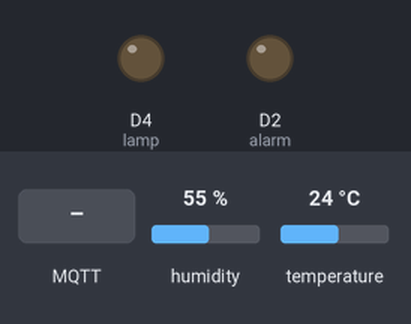
Recording of a sketch running on a simulated ESP8266 (NodeMCU). Shown: output pins drawn as LEDs (lit = HIGH). Inputs (shaded band) come from the test bench; at power-on: humidity 55 %, temperature 24 °C. WiFi joins after 1.5 s; servers stay silent unless stated; no MQTT or app messages arrive unless stated; what the sketch prints to the serial monitor is not drawn.

Above: at 2.7 s.
2.8 s: MQTT message "off" arrives on the first subscribed topic
At 3.1 s:
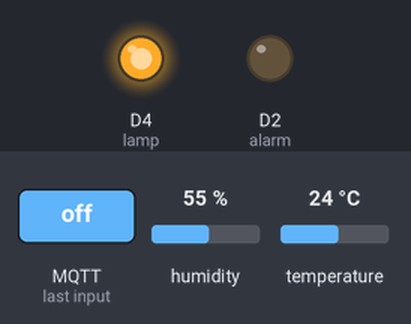
4.3 s: MQTT message "on" arrives on the second subscribed topic
At 5.4 s:
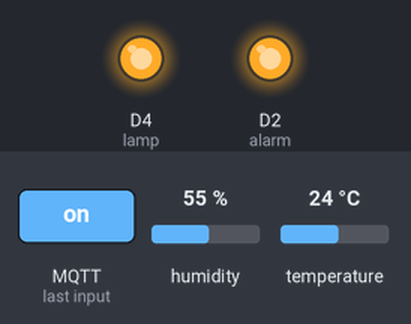
5.8 s: MQTT message "on" arrives on the first subscribed topic
At 6.5 s:
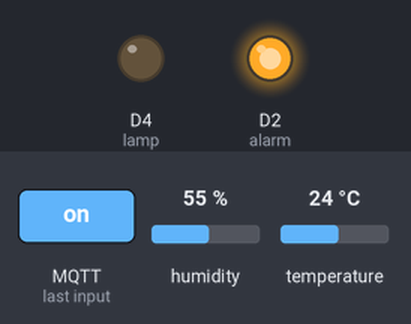
Timing chart, 0 to 8.8 s (numbered marks = the images above; inputs shaded):
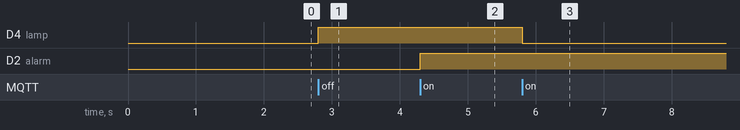

Measured:
- after the input at 2.8 s, D4 (lamp): LOW → HIGH at once
- after the input at 4.3 s, D2 (alarm): LOW → HIGH at once
- after the input at 5.8 s, D4 (lamp): HIGH → LOW at once

The sketch:

MQTT_with_NodeMCU_upgrade.ino
```cpp
#include <ESP8266WiFi.h>
#include <PubSubClient.h>
#include "DHT.h"

// Uncomment one of the lines bellow for whatever DHT sensor type you're using!
#define DHTTYPE DHT11   // DHT 11
//#define DHTTYPE DHT21   // DHT 21 (AM2301)
//#define DHTTYPE DHT22   // DHT 22  (AM2302), AM2321

// Change the credentials below, so your ESP8266 connects to your WiFi router
const char* ssid = "Nazrin";
const char* password = "en020705";

// Change the variable to your IP address, so it connects to your MQTT broker
const char* mqtt_server = "192.168.1.89";

// Initializes the espClient.
WiFiClient espClient;
PubSubClient client(espClient);

// DHT Sensor - GPIO 5 = D5 on ESP-12E NodeMCU board
const int DHTPin = D5;

// Lamp -  = built in on ESP-12E NodeMCU board
const int lamp = LED_BUILTIN;

//buzzer pin
const int alarm = D2;


// Initialize DHT sensor.
DHT dht(DHTPin, DHTTYPE);

// Timers auxiliar variables
long now = millis();
long lastMeasure = 0;

// Don't change the function below. This functions connects your ESP8266 to your router
void setup_wifi() {
  delay(10);
  // We start by connecting to a WiFi network
  Serial.println();
  Serial.print("Connecting to ");
  Serial.println(ssid);
  WiFi.begin(ssid, password);
  while (WiFi.status() != WL_CONNECTED) {
    delay(500);
    Serial.print(".");
  }
  Serial.println("");
  Serial.print("WiFi connected - ESP IP address: ");
  Serial.println(WiFi.localIP());
}

// This functions is executed when some device publishes a message to a topic that your ESP8266 is subscribed to
// Change the function below to add logic to your program, so when a device publishes a message to a topic that
// your ESP8266 is subscribed you can actually do something
void callback(String topic, byte* message, unsigned int length) {
  Serial.print("Message arrived on topic: ");
  Serial.print(topic);
  Serial.print(". Message: ");
  String messagefromNodeRed;

  for (int i = 0; i < length; i++) {
    Serial.print((char)message[i]);
    messagefromNodeRed += (char)message[i];
  }
  Serial.println();

  // Feel free to add more if statements to control more GPIOs with MQTT

  // If a message is received on the topic lamp, you check if the message is either on or off. Turns the lamp GPIO according to the message
  if(topic=="lamp"){
      Serial.print("Changing Room lamp to ");
      if(messagefromNodeRed == "on"){
        digitalWrite(lamp, LOW);
        Serial.print("On");
      }
      else if(messagefromNodeRed == "off"){
        digitalWrite(lamp, HIGH);
        Serial.print("Off");
      }
  }

    // If a message is received on the topic resetNODEMCU, you check if the message is either on or off. Turns the lamp GPIO according to the message
  if(topic=="reset"){
      Serial.print("Reset Node MCU ");
      if(messagefromNodeRed == "on"){
        ESP.restart();
        Serial.print("reset");
      }
      else if(messagefromNodeRed == "off"){
        Serial.print("non-reset");
      }
  }

  // If a message is received on the topic alarm, you check if the message is either on or off. Turns the lamp GPIO according to the message
  if(topic=="alarm"){
      Serial.print("Changing Room alarm to ");
      if(messagefromNodeRed == "on"){
        digitalWrite(alarm, HIGH);
        Serial.print("On");
      }
      else if(messagefromNodeRed == "off"){
        digitalWrite(alarm, LOW);
        Serial.print("Off");
      }
  }


  Serial.println();
}
// This functions reconnects your ESP8266 to your MQTT broker
// Change the function below if you want to subscribe to more topics with your ESP8266
void reconnect() {
  // Loop until we're reconnected
  while (!client.connected()) {
    Serial.print("Attempting MQTT connection...");
    // Attempt to connect
    if (client.connect("NodeMCU")) {
      Serial.println("connected");

      // Subscribe or resubscribe to a topic
      // You can subscribe to more topics (to control more LEDs in this example)
      client.subscribe("lamp");
      client.subscribe("alarm");
      client.subscribe("reset");

    } else {
      Serial.print("failed, rc=");
      Serial.print(client.state());
      Serial.println(" try again in 5 seconds");
      // Wait 5 seconds before retrying
      delay(5000);
    }
  }
}

// The setup function sets your ESP GPIOs to Outputs, starts the serial communication at a baud rate of 115200
// Sets your mqtt broker and sets the callback function
// The callback function is what receives messages and actually controls the LEDs
void setup() {
  pinMode(lamp, OUTPUT);
  pinMode(alarm, OUTPUT);

  dht.begin();

  Serial.begin(115200);
  setup_wifi();
  client.setServer(mqtt_server, 1883);
  client.setCallback(callback);

}

// For this project, you don't need to change anything in the loop function. Basically it ensures that you ESP is connected to your broker
void loop() {

  if (!client.connected()) {
    reconnect();
  }
  if(!client.loop())
    client.connect("NodeMCU");

  now = millis();
  // Publishes new temperature and humidity every 1 seconds
  if (now - lastMeasure > 1000) {
    lastMeasure = now;
    // Sensor readings may also be up to 2 seconds 'old' (its a very slow sensor)
    float h = dht.readHumidity();
    // Read temperature as Celsius (the default)
    float t = dht.readTemperature();
    // Read temperature as Fahrenheit (isFahrenheit = true)
    float f = dht.readTemperature(true);

    // Check if any reads failed and exit early (to try again).
    if (isnan(h) || isnan(t) || isnan(f)) {
      Serial.println("Failed to read from DHT sensor!");
      return;
    }

    // Computes temperature values in Celsius
    //float hic = dht.computeHeatIndex(t, h, false);
    static char temperatureTemp[7];
    //dtostrf(hic, 6, 2, temperatureTemp);
    dtostrf(t, 6, 2, temperatureTemp);

    // Uncomment to compute temperature values in Fahrenheit
    // float hif = dht.computeHeatIndex(f, h);
    // static char temperatureTemp[7];
    // dtostrf(hic, 6, 2, temperatureTemp);

    static char humidityTemp[7];
    dtostrf(h, 6, 2, humidityTemp);

    //read RSSI
    float rssi_dB=WiFi.RSSI();
    static char RSSI_strength[7];
    dtostrf(rssi_dB, 6, 2, RSSI_strength);


    // Publishes
    client.publish("temperature", temperatureTemp);
    client.publish("humidity", humidityTemp);
    client.publish("RSSI", RSSI_strength);
    client.publish("SSID", ssid);
    client.publish("IP", mqtt_server);

    //to print measure reading to monitor
    Serial.print("Humidity: ");
    Serial.print(h);
    Serial.print(" %\t Temperature: ");
    Serial.print(t);
    Serial.print(" *C ");
    Serial.print(f);
    Serial.print(" *F ");
    Serial.print("\t RSSI Strength: ");
    Serial.print(rssi_dB);
    Serial.println(" dB ");

  }
}
```
